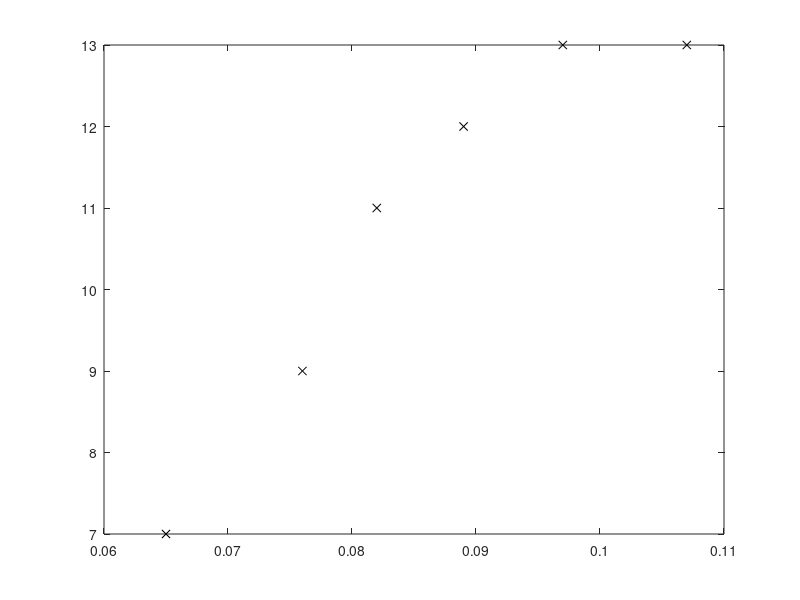

Here is the MATLAB script that generated this plot: (Note: this script raises an error after producing the figure.)
E0 = mean([2,2,3,1,2,2]);
Cmax = [0.107,0.097,0.089,0.082,0.076,0.065];
mTNS = [13,13,12,11,9,7];
plot(Cmax,mTNS,'xk','LineStyle','none');

E = @(coeff,C) E0+coeff(1)*C.^coeff(2)./(coeff(3).^coeff(2)+C.^coeff(2));
cf = fitnlm(Cmax,mTNS,E,[13, 5, 0.065]);

Emax = cf.Coefficients.Estimate(1);
n = cf.Coefficients.Estimate(2);
EC50 = cf.Coefficients.Estimate(3);

Cmodel = 0:0.001:0.200;
Effect = E0 + Emax*Cmodel.^n./(EC50^n+Cmodel.^n);
Epredict = E0 + Emax*Cmax.^n./(EC50^n+Cmax.^n);
hold on;
plot(Cmodel, Effect,'k');
xlabel(['C_{max} (',char(181),'g/mL)']);
ylabel('mTNS at Six Weeks');
title('Peripheral Neuropathy Pharmacodynamic Analysis');
hold off;
